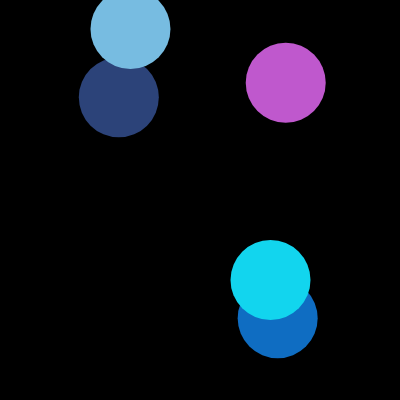
Frame 1 (no input)
Frame 60 (no input): identical to frame 1, image omitted
Frame 120 (the mouse pressed at the canvas centre since frame 60): identical to frame 1, image omitted

The p5.js sketch that drew this single still picture (run headless with seeded random() and noise() and a simulated clock; from frame 60 on, the mouse is pressed at the canvas centre):

// p5.js sketch
// ── sketch.js

//quiero hacer 5 elipses
//esas elipses quiero que partan en lugares aleatorios
//que se muevan aleatoriamente por el lienzo
//quiero que cada elipse tenga un color aleatorio y que se mantenga

let numElipses = 5; 


//posX y posY son arreglos vacíos 
let posX = [];
let posY = []; 

//rojo, verde y azul son arreglos vacios

let rojo = []
let verde = []
let azul = []


//creo condiciones iniciales para posX y posY de todas las elipses 
function setup() {
  createCanvas(400, 400);
  
   //esta automatizacion es el equivalente de lo que tenemos abajo 
  for (let i = 0; i < numElipses; i++){
      posX.push(random (0, 400));
      posY.push(random (0, 400));
    
    rojo.push(random(0, 255))
    verde.push(random(0, 255))
    azul.push(random(0, 255))

  }  
 
  // posX0 = random (0, 400);
  //posY0 = random (0, 400);
  
  //posX1 = random (0, 400);
  //posY1 = random (0, 400);
}


function draw() {

  background(0);
  
  //dibuja las elipses
  //esta automatizacion es el equivalente de lo que tenemos abajo 
  for (let i = 0; i < numElipses; i++){
    
    //aplicacion de color
    noStroke();
    fill(rojo[i], verde[i], azul[i]);
    ellipse(posX[i], posY[i], 80, 80);
  }  
  
  //ellipse(posX0, posY0, 80, 80);
  
  //ellipse(posX1, posY1, 40, 40);

  
  //posX0 = posX0 + random(-2, 2);
  //posY0 = posY0 + random (-2, 2);
  
  //posX1 = posX1 + random(-2, 2);
  //posY1 = posY1 + random (-2, 2);
  

}
